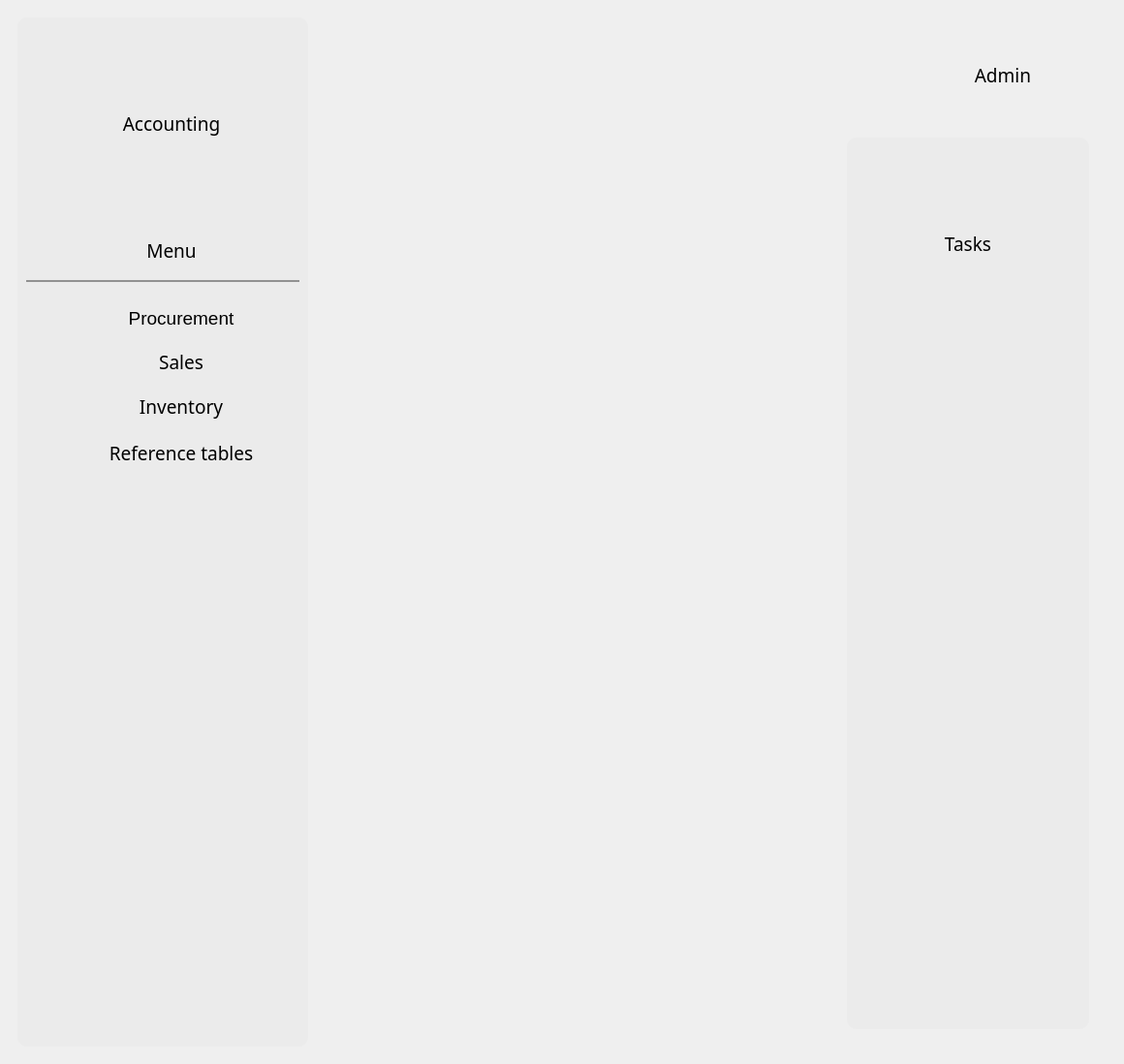
<?xml version="1.0" encoding="UTF-8"?>
<ui version="4.0">
 <class>MainWindow</class>
 <widget class="QMainWindow" name="MainWindow">
  <property name="geometry">
   <rect>
    <x>0</x>
    <y>0</y>
    <width>1160</width>
    <height>1098</height>
   </rect>
  </property>
  <property name="sizePolicy">
   <sizepolicy hsizetype="Expanding" vsizetype="Expanding">
    <horstretch>100</horstretch>
    <verstretch>100</verstretch>
   </sizepolicy>
  </property>
  <property name="windowTitle">
   <string>MainWindow</string>
  </property>
  <property name="styleSheet">
   <string notr="true">QGroupBox { border: none; }
QPushButton {
    border: none;
    color: black;
}
QPushButton:hover {
    color: grey;
}</string>
  </property>
  <widget class="QWidget" name="centralwidget">
   <property name="sizePolicy">
    <sizepolicy hsizetype="Expanding" vsizetype="Expanding">
     <horstretch>0</horstretch>
     <verstretch>0</verstretch>
    </sizepolicy>
   </property>
   <layout class="QGridLayout" name="gridLayout_7">
    <item row="0" column="0">
     <widget class="QGroupBox" name="horizontalGroupBox">
      <property name="sizePolicy">
       <sizepolicy hsizetype="Expanding" vsizetype="Expanding">
        <horstretch>0</horstretch>
        <verstretch>0</verstretch>
       </sizepolicy>
      </property>
      <property name="maximumSize">
       <size>
        <width>1920</width>
        <height>1080</height>
       </size>
      </property>
      <layout class="QGridLayout" name="gridLayout_6">
       <item row="0" column="0">
        <widget class="QGroupBox" name="Left_side">
         <property name="sizePolicy">
          <sizepolicy hsizetype="Expanding" vsizetype="Expanding">
           <horstretch>0</horstretch>
           <verstretch>0</verstretch>
          </sizepolicy>
         </property>
         <property name="maximumSize">
          <size>
           <width>300</width>
           <height>1080</height>
          </size>
         </property>
         <property name="styleSheet">
          <string notr="true">background: #EBEBEB;
border-radius: 10px;
</string>
         </property>
         <layout class="QGridLayout" name="gridLayout_5">
          <property name="bottomMargin">
           <number>3</number>
          </property>
          <item row="3" column="0">
           <widget class="QGroupBox" name="verticalGroupBox">
            <property name="sizePolicy">
             <sizepolicy hsizetype="Expanding" vsizetype="Expanding">
              <horstretch>0</horstretch>
              <verstretch>0</verstretch>
             </sizepolicy>
            </property>
            <property name="styleSheet">
             <string notr="true"/>
            </property>
            <layout class="QVBoxLayout" name="verticalLayout_2">
             <property name="spacing">
              <number>1</number>
             </property>
             <item>
              <widget class="QFrame" name="procurement_nav">
               <property name="sizePolicy">
                <sizepolicy hsizetype="Expanding" vsizetype="Expanding">
                 <horstretch>0</horstretch>
                 <verstretch>0</verstretch>
                </sizepolicy>
               </property>
               <property name="maximumSize">
                <size>
                 <width>16777215</width>
                 <height>50</height>
                </size>
               </property>
               <property name="font">
                <font>
                 <family>Century Gothic</family>
                 <pointsize>14</pointsize>
                </font>
               </property>
               <layout class="QHBoxLayout" name="income_nav">
                <item>
                 <widget class="QLabel" name="procurement_pic">
                  <property name="sizePolicy">
                   <sizepolicy hsizetype="Expanding" vsizetype="Expanding">
                    <horstretch>0</horstretch>
                    <verstretch>0</verstretch>
                   </sizepolicy>
                  </property>
                  <property name="maximumSize">
                   <size>
                    <width>32</width>
                    <height>32</height>
                   </size>
                  </property>
                  <property name="baseSize">
                   <size>
                    <width>0</width>
                    <height>0</height>
                   </size>
                  </property>
                  <property name="font">
                   <font>
                    <family>Century Gothic</family>
                    <pointsize>14</pointsize>
                   </font>
                  </property>
                  <property name="text">
                   <string/>
                  </property>
                  <property name="pixmap">
                   <pixmap>icons/procurement.png</pixmap>
                  </property>
                  <property name="alignment">
                   <set>Qt::AlignCenter</set>
                  </property>
                 </widget>
                </item>
                <item>
                 <widget class="QPushButton" name="procurement">
                  <property name="sizePolicy">
                   <sizepolicy hsizetype="Expanding" vsizetype="Expanding">
                    <horstretch>0</horstretch>
                    <verstretch>0</verstretch>
                   </sizepolicy>
                  </property>
                  <property name="font">
                   <font>
                    <family>Segoe UI</family>
                    <pointsize>14</pointsize>
                   </font>
                  </property>
                  <property name="styleSheet">
                   <string notr="true"/>
                  </property>
                  <property name="text">
                   <string>Procurement</string>
                  </property>
                 </widget>
                </item>
               </layout>
              </widget>
             </item>
             <item>
              <widget class="QFrame" name="sales_nav_2">
               <property name="sizePolicy">
                <sizepolicy hsizetype="Expanding" vsizetype="Expanding">
                 <horstretch>0</horstretch>
                 <verstretch>0</verstretch>
                </sizepolicy>
               </property>
               <property name="maximumSize">
                <size>
                 <width>16777215</width>
                 <height>50</height>
                </size>
               </property>
               <property name="font">
                <font>
                 <family>Century Gothic</family>
                 <pointsize>14</pointsize>
                </font>
               </property>
               <layout class="QHBoxLayout" name="expense_nav">
                <item>
                 <widget class="QLabel" name="sales_pic">
                  <property name="sizePolicy">
                   <sizepolicy hsizetype="Expanding" vsizetype="Expanding">
                    <horstretch>0</horstretch>
                    <verstretch>0</verstretch>
                   </sizepolicy>
                  </property>
                  <property name="minimumSize">
                   <size>
                    <width>0</width>
                    <height>0</height>
                   </size>
                  </property>
                  <property name="maximumSize">
                   <size>
                    <width>32</width>
                    <height>32</height>
                   </size>
                  </property>
                  <property name="font">
                   <font>
                    <family>Century Gothic</family>
                    <pointsize>14</pointsize>
                   </font>
                  </property>
                  <property name="text">
                   <string/>
                  </property>
                  <property name="pixmap">
                   <pixmap>icons/cash-register.png</pixmap>
                  </property>
                 </widget>
                </item>
                <item>
                 <widget class="QPushButton" name="sales">
                  <property name="sizePolicy">
                   <sizepolicy hsizetype="Expanding" vsizetype="Expanding">
                    <horstretch>0</horstretch>
                    <verstretch>0</verstretch>
                   </sizepolicy>
                  </property>
                  <property name="font">
                   <font>
                    <family>Century Gothic</family>
                    <pointsize>14</pointsize>
                   </font>
                  </property>
                  <property name="styleSheet">
                   <string notr="true"/>
                  </property>
                  <property name="text">
                   <string>Sales</string>
                  </property>
                 </widget>
                </item>
               </layout>
              </widget>
             </item>
             <item>
              <widget class="QFrame" name="inventory_nav">
               <property name="sizePolicy">
                <sizepolicy hsizetype="Expanding" vsizetype="Expanding">
                 <horstretch>0</horstretch>
                 <verstretch>0</verstretch>
                </sizepolicy>
               </property>
               <property name="maximumSize">
                <size>
                 <width>16777215</width>
                 <height>50</height>
                </size>
               </property>
               <property name="font">
                <font>
                 <family>Century Gothic</family>
                 <pointsize>14</pointsize>
                </font>
               </property>
               <layout class="QHBoxLayout" name="goods_nav">
                <item>
                 <widget class="QLabel" name="inventory_pic">
                  <property name="sizePolicy">
                   <sizepolicy hsizetype="Expanding" vsizetype="Expanding">
                    <horstretch>0</horstretch>
                    <verstretch>0</verstretch>
                   </sizepolicy>
                  </property>
                  <property name="maximumSize">
                   <size>
                    <width>32</width>
                    <height>32</height>
                   </size>
                  </property>
                  <property name="font">
                   <font>
                    <family>Century Gothic</family>
                    <pointsize>14</pointsize>
                   </font>
                  </property>
                  <property name="text">
                   <string/>
                  </property>
                  <property name="pixmap">
                   <pixmap>icons/inventory.png</pixmap>
                  </property>
                 </widget>
                </item>
                <item>
                 <widget class="QPushButton" name="inventory">
                  <property name="sizePolicy">
                   <sizepolicy hsizetype="Expanding" vsizetype="Expanding">
                    <horstretch>0</horstretch>
                    <verstretch>0</verstretch>
                   </sizepolicy>
                  </property>
                  <property name="font">
                   <font>
                    <family>Century Gothic</family>
                    <pointsize>14</pointsize>
                   </font>
                  </property>
                  <property name="styleSheet">
                   <string notr="true"/>
                  </property>
                  <property name="text">
                   <string>Inventory</string>
                  </property>
                 </widget>
                </item>
               </layout>
              </widget>
             </item>
             <item>
              <widget class="QFrame" name="reference_nav">
               <property name="minimumSize">
                <size>
                 <width>0</width>
                 <height>50</height>
                </size>
               </property>
               <property name="maximumSize">
                <size>
                 <width>16777215</width>
                 <height>16777215</height>
                </size>
               </property>
               <layout class="QHBoxLayout" name="horizontalLayout">
                <item>
                 <widget class="QLabel" name="label_3">
                  <property name="maximumSize">
                   <size>
                    <width>32</width>
                    <height>32</height>
                   </size>
                  </property>
                  <property name="text">
                   <string/>
                  </property>
                  <property name="pixmap">
                   <pixmap>icons/research.png</pixmap>
                  </property>
                 </widget>
                </item>
                <item>
                 <widget class="QPushButton" name="reference">
                  <property name="font">
                   <font>
                    <family>Century Gothic</family>
                    <pointsize>14</pointsize>
                   </font>
                  </property>
                  <property name="text">
                   <string>Reference tables</string>
                  </property>
                 </widget>
                </item>
               </layout>
              </widget>
             </item>
            </layout>
           </widget>
          </item>
          <item row="4" column="0">
           <widget class="QGroupBox" name="verticalGroupBox">
            <property name="sizePolicy">
             <sizepolicy hsizetype="Expanding" vsizetype="Expanding">
              <horstretch>0</horstretch>
              <verstretch>0</verstretch>
             </sizepolicy>
            </property>
            <property name="minimumSize">
             <size>
              <width>0</width>
              <height>630</height>
             </size>
            </property>
            <property name="styleSheet">
             <string notr="true"/>
            </property>
            <layout class="QVBoxLayout" name="verticalLayout_3"/>
           </widget>
          </item>
          <item row="1" column="0">
           <widget class="QLabel" name="menu_list">
            <property name="sizePolicy">
             <sizepolicy hsizetype="Expanding" vsizetype="Expanding">
              <horstretch>0</horstretch>
              <verstretch>0</verstretch>
             </sizepolicy>
            </property>
            <property name="minimumSize">
             <size>
              <width>300</width>
              <height>50</height>
             </size>
            </property>
            <property name="maximumSize">
             <size>
              <width>300</width>
              <height>50</height>
             </size>
            </property>
            <property name="font">
             <font>
              <family>Century Gothic</family>
              <pointsize>14</pointsize>
             </font>
            </property>
            <property name="text">
             <string>Menu</string>
            </property>
            <property name="alignment">
             <set>Qt::AlignCenter</set>
            </property>
           </widget>
          </item>
          <item row="0" column="0">
           <widget class="QLabel" name="app_name">
            <property name="sizePolicy">
             <sizepolicy hsizetype="Expanding" vsizetype="Expanding">
              <horstretch>0</horstretch>
              <verstretch>0</verstretch>
             </sizepolicy>
            </property>
            <property name="minimumSize">
             <size>
              <width>300</width>
              <height>200</height>
             </size>
            </property>
            <property name="maximumSize">
             <size>
              <width>300</width>
              <height>200</height>
             </size>
            </property>
            <property name="font">
             <font>
              <family>Century Gothic</family>
              <pointsize>14</pointsize>
             </font>
            </property>
            <property name="whatsThis">
             <string notr="true"/>
            </property>
            <property name="layoutDirection">
             <enum>Qt::LeftToRight</enum>
            </property>
            <property name="locale">
             <locale language="Russian" country="Russia"/>
            </property>
            <property name="text">
             <string>Accounting</string>
            </property>
            <property name="alignment">
             <set>Qt::AlignCenter</set>
            </property>
           </widget>
          </item>
          <item row="2" column="0">
           <widget class="QFrame" name="separator">
            <property name="minimumSize">
             <size>
              <width>0</width>
              <height>2</height>
             </size>
            </property>
            <property name="maximumSize">
             <size>
              <width>16777215</width>
              <height>2</height>
             </size>
            </property>
            <property name="styleSheet">
             <string notr="true">background-color: rgb(145, 145, 145);</string>
            </property>
            <property name="frameShape">
             <enum>QFrame::Panel</enum>
            </property>
            <property name="frameShadow">
             <enum>QFrame::Sunken</enum>
            </property>
           </widget>
          </item>
         </layout>
        </widget>
       </item>
       <item row="0" column="1">
        <widget class="QGroupBox" name="Right_side">
         <property name="sizePolicy">
          <sizepolicy hsizetype="Expanding" vsizetype="Expanding">
           <horstretch>162</horstretch>
           <verstretch>108</verstretch>
          </sizepolicy>
         </property>
         <property name="maximumSize">
          <size>
           <width>1620</width>
           <height>1080</height>
          </size>
         </property>
         <property name="layoutDirection">
          <enum>Qt::LeftToRight</enum>
         </property>
         <property name="styleSheet">
          <string notr="true"/>
         </property>
         <property name="alignment">
          <set>Qt::AlignRight|Qt::AlignTrailing|Qt::AlignVCenter</set>
         </property>
         <layout class="QGridLayout" name="gridLayout_4">
          <item row="0" column="0">
           <widget class="QGroupBox" name="Header_block">
            <property name="sizePolicy">
             <sizepolicy hsizetype="Expanding" vsizetype="Expanding">
              <horstretch>0</horstretch>
              <verstretch>0</verstretch>
             </sizepolicy>
            </property>
            <property name="minimumSize">
             <size>
              <width>800</width>
              <height>100</height>
             </size>
            </property>
            <property name="maximumSize">
             <size>
              <width>1620</width>
              <height>100</height>
             </size>
            </property>
            <property name="alignment">
             <set>Qt::AlignRight|Qt::AlignTrailing|Qt::AlignVCenter</set>
            </property>
            <layout class="QGridLayout" name="gridLayout_2">
             <item row="0" column="0">
              <widget class="QGroupBox" name="User_info">
               <property name="sizePolicy">
                <sizepolicy hsizetype="Expanding" vsizetype="Expanding">
                 <horstretch>0</horstretch>
                 <verstretch>0</verstretch>
                </sizepolicy>
               </property>
               <property name="maximumSize">
                <size>
                 <width>1620</width>
                 <height>100</height>
                </size>
               </property>
               <property name="alignment">
                <set>Qt::AlignRight|Qt::AlignTop|Qt::AlignTrailing</set>
               </property>
               <layout class="QGridLayout" name="gridLayout_3">
                <item row="0" column="0">
                 <widget class="QPushButton" name="notifications">
                  <property name="sizePolicy">
                   <sizepolicy hsizetype="Expanding" vsizetype="Expanding">
                    <horstretch>0</horstretch>
                    <verstretch>0</verstretch>
                   </sizepolicy>
                  </property>
                  <property name="maximumSize">
                   <size>
                    <width>16777215</width>
                    <height>50</height>
                   </size>
                  </property>
                  <property name="layoutDirection">
                   <enum>Qt::LeftToRight</enum>
                  </property>
                  <property name="text">
                   <string/>
                  </property>
                  <property name="icon">
                   <iconset>
                    <normaloff>icons/bell.png</normaloff>icons/bell.png</iconset>
                  </property>
                  <property name="iconSize">
                   <size>
                    <width>40</width>
                    <height>40</height>
                   </size>
                  </property>
                 </widget>
                </item>
                <item row="0" column="1">
                 <widget class="QLabel" name="username">
                  <property name="sizePolicy">
                   <sizepolicy hsizetype="Expanding" vsizetype="Expanding">
                    <horstretch>0</horstretch>
                    <verstretch>0</verstretch>
                   </sizepolicy>
                  </property>
                  <property name="maximumSize">
                   <size>
                    <width>90</width>
                    <height>50</height>
                   </size>
                  </property>
                  <property name="font">
                   <font>
                    <family>Century Gothic</family>
                    <pointsize>14</pointsize>
                   </font>
                  </property>
                  <property name="text">
                   <string>Admin</string>
                  </property>
                  <property name="alignment">
                   <set>Qt::AlignRight|Qt::AlignTrailing|Qt::AlignVCenter</set>
                  </property>
                 </widget>
                </item>
                <item row="0" column="2">
                 <widget class="QPushButton" name="logout">
                  <property name="sizePolicy">
                   <sizepolicy hsizetype="Expanding" vsizetype="Expanding">
                    <horstretch>0</horstretch>
                    <verstretch>0</verstretch>
                   </sizepolicy>
                  </property>
                  <property name="maximumSize">
                   <size>
                    <width>45</width>
                    <height>40</height>
                   </size>
                  </property>
                  <property name="layoutDirection">
                   <enum>Qt::RightToLeft</enum>
                  </property>
                  <property name="text">
                   <string/>
                  </property>
                  <property name="icon">
                   <iconset>
                    <normaloff>icons/logout.png</normaloff>icons/logout.png</iconset>
                  </property>
                  <property name="iconSize">
                   <size>
                    <width>40</width>
                    <height>40</height>
                   </size>
                  </property>
                 </widget>
                </item>
               </layout>
              </widget>
             </item>
            </layout>
           </widget>
          </item>
          <item row="2" column="0">
           <widget class="QGroupBox" name="Body_block">
            <property name="sizePolicy">
             <sizepolicy hsizetype="Expanding" vsizetype="Expanding">
              <horstretch>0</horstretch>
              <verstretch>0</verstretch>
             </sizepolicy>
            </property>
            <property name="maximumSize">
             <size>
              <width>1620</width>
              <height>980</height>
             </size>
            </property>
            <property name="alignment">
             <set>Qt::AlignRight|Qt::AlignTop|Qt::AlignTrailing</set>
            </property>
            <layout class="QGridLayout" name="gridLayout">
             <item row="0" column="5">
              <widget class="QGroupBox" name="task_block">
               <property name="sizePolicy">
                <sizepolicy hsizetype="Expanding" vsizetype="Expanding">
                 <horstretch>0</horstretch>
                 <verstretch>0</verstretch>
                </sizepolicy>
               </property>
               <property name="minimumSize">
                <size>
                 <width>0</width>
                 <height>0</height>
                </size>
               </property>
               <property name="maximumSize">
                <size>
                 <width>250</width>
                 <height>1080</height>
                </size>
               </property>
               <property name="styleSheet">
                <string notr="true">background: #EBEBEB;
border-radius: 10px;
</string>
               </property>
               <property name="alignment">
                <set>Qt::AlignRight|Qt::AlignTop|Qt::AlignTrailing</set>
               </property>
               <property name="flat">
                <bool>false</bool>
               </property>
               <layout class="QGridLayout" name="gridLayout_8">
                <item row="0" column="0">
                 <widget class="QLabel" name="tasks_label">
                  <property name="sizePolicy">
                   <sizepolicy hsizetype="Expanding" vsizetype="Expanding">
                    <horstretch>0</horstretch>
                    <verstretch>0</verstretch>
                   </sizepolicy>
                  </property>
                  <property name="maximumSize">
                   <size>
                    <width>16777215</width>
                    <height>200</height>
                   </size>
                  </property>
                  <property name="font">
                   <font>
                    <family>Century Gothic</family>
                    <pointsize>14</pointsize>
                   </font>
                  </property>
                  <property name="whatsThis">
                   <string notr="true"/>
                  </property>
                  <property name="layoutDirection">
                   <enum>Qt::LeftToRight</enum>
                  </property>
                  <property name="locale">
                   <locale language="Russian" country="Russia"/>
                  </property>
                  <property name="text">
                   <string>Tasks</string>
                  </property>
                  <property name="alignment">
                   <set>Qt::AlignCenter</set>
                  </property>
                 </widget>
                </item>
                <item row="1" column="0">
                 <widget class="QLabel" name="task_2">
                  <property name="text">
                   <string/>
                  </property>
                  <property name="pixmap">
                   <pixmap>icons/task_2.png</pixmap>
                  </property>
                  <property name="alignment">
                   <set>Qt::AlignCenter</set>
                  </property>
                 </widget>
                </item>
                <item row="2" column="0">
                 <widget class="QLabel" name="label">
                  <property name="text">
                   <string/>
                  </property>
                  <property name="pixmap">
                   <pixmap>icons/task_3.png</pixmap>
                  </property>
                  <property name="alignment">
                   <set>Qt::AlignCenter</set>
                  </property>
                 </widget>
                </item>
                <item row="3" column="0">
                 <widget class="QLabel" name="task_1">
                  <property name="styleSheet">
                   <string notr="true"/>
                  </property>
                  <property name="text">
                   <string/>
                  </property>
                  <property name="pixmap">
                   <pixmap>icons/task_1.png</pixmap>
                  </property>
                  <property name="alignment">
                   <set>Qt::AlignCenter</set>
                  </property>
                 </widget>
                </item>
               </layout>
              </widget>
             </item>
             <item row="0" column="4">
              <widget class="QGroupBox" name="items_in_body">
               <property name="minimumSize">
                <size>
                 <width>200</width>
                 <height>100</height>
                </size>
               </property>
               <property name="maximumSize">
                <size>
                 <width>1370</width>
                 <height>980</height>
                </size>
               </property>
               <property name="alignment">
                <set>Qt::AlignLeading|Qt::AlignLeft|Qt::AlignTop</set>
               </property>
               <layout class="QGridLayout" name="gridLayout_9">
                <item row="0" column="0">
                 <widget class="QGroupBox" name="horizontalGroupBox">
                  <property name="minimumSize">
                   <size>
                    <width>50</width>
                    <height>0</height>
                   </size>
                  </property>
                  <property name="maximumSize">
                   <size>
                    <width>500</width>
                    <height>100</height>
                   </size>
                  </property>
                  <layout class="QGridLayout" name="gridLayout_10">
                   <item row="0" column="0">
                    <widget class="QPushButton" name="pushButton">
                     <property name="maximumSize">
                      <size>
                       <width>40</width>
                       <height>40</height>
                      </size>
                     </property>
                     <property name="text">
                      <string/>
                     </property>
                     <property name="icon">
                      <iconset>
                       <normaloff>icons/waving-hand.png</normaloff>icons/waving-hand.png</iconset>
                     </property>
                     <property name="iconSize">
                      <size>
                       <width>40</width>
                       <height>40</height>
                      </size>
                     </property>
                    </widget>
                   </item>
                   <item row="0" column="1">
                    <widget class="QLabel" name="greetings_label">
                     <property name="sizePolicy">
                      <sizepolicy hsizetype="Expanding" vsizetype="Expanding">
                       <horstretch>0</horstretch>
                       <verstretch>0</verstretch>
                      </sizepolicy>
                     </property>
                     <property name="maximumSize">
                      <size>
                       <width>1300</width>
                       <height>50</height>
                      </size>
                     </property>
                     <property name="font">
                      <font>
                       <family>Century Gothic</family>
                       <pointsize>14</pointsize>
                      </font>
                     </property>
                     <property name="text">
                      <string/>
                     </property>
                     <property name="alignment">
                      <set>Qt::AlignLeading|Qt::AlignLeft|Qt::AlignVCenter</set>
                     </property>
                    </widget>
                   </item>
                  </layout>
                 </widget>
                </item>
                <item row="1" column="0">
                 <widget class="QGroupBox" name="verticalGroupBox">
                  <property name="minimumSize">
                   <size>
                    <width>0</width>
                    <height>800</height>
                   </size>
                  </property>
                  <layout class="QGridLayout" name="gridLayout_11">
                   <item row="0" column="0">
                    <widget class="QLabel" name="label_2">
                     <property name="minimumSize">
                      <size>
                       <width>0</width>
                       <height>750</height>
                      </size>
                     </property>
                     <property name="lineWidth">
                      <number>2</number>
                     </property>
                     <property name="text">
                      <string/>
                     </property>
                    </widget>
                   </item>
                  </layout>
                 </widget>
                </item>
               </layout>
              </widget>
             </item>
            </layout>
           </widget>
          </item>
         </layout>
        </widget>
       </item>
      </layout>
     </widget>
    </item>
   </layout>
  </widget>
 </widget>
 <resources/>
 <connections/>
</ui>
